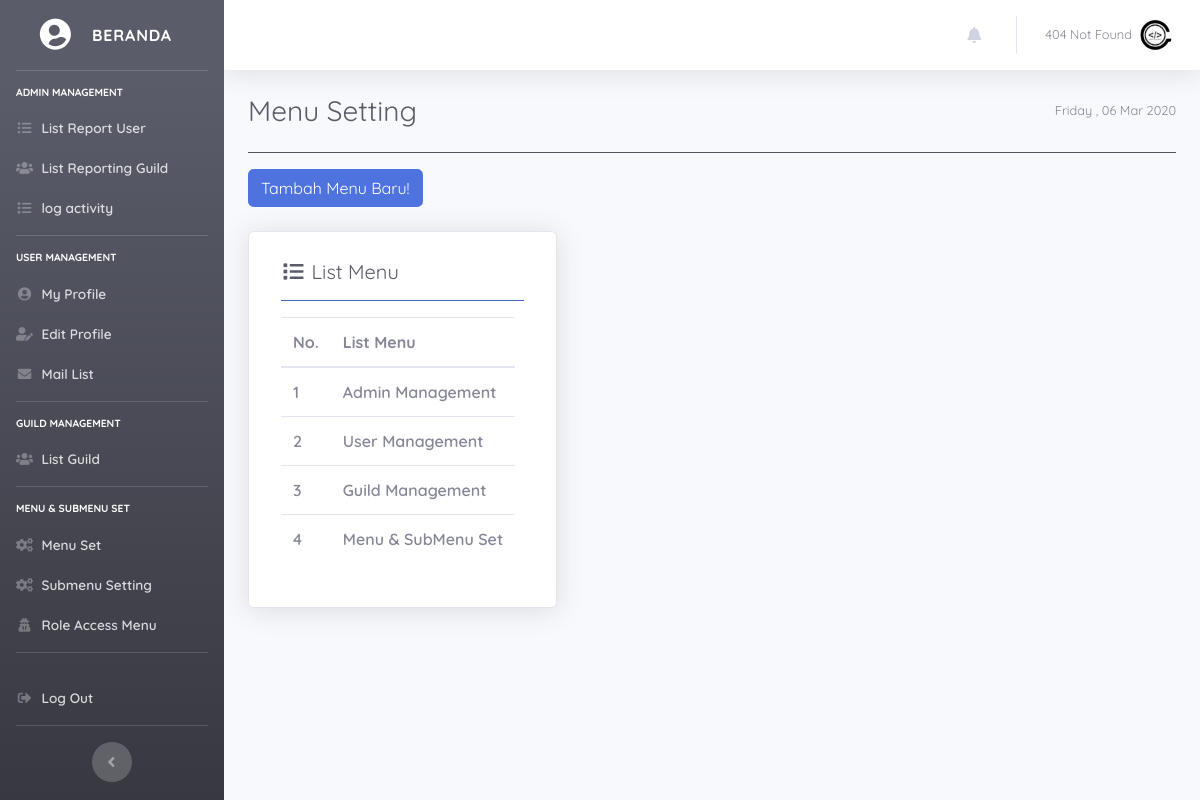
The page /attr/Admin?mod=settingMenu (signed in) on the database its author committed.
### tables this page shows
CREATE TABLE `guild_info_member` (
  `id_user` int(11) NOT NULL,
  `full_name` varchar(250) NOT NULL,
  `username` varchar(200) NOT NULL,
  `password` varchar(250) NOT NULL,
  `role` int(1) NOT NULL,
  `email` varchar(155) NOT NULL,
  `biografi` text NOT NULL,
  `foto_profil` varchar(250) NOT NULL,
  `tgl_join` date NOT NULL,
  `is_aktif` int(1) NOT NULL,
  `guild_id` int(11) NOT NULL,
  `gender` int(1) NOT NULL,
  `tgl_lahir` date NOT NULL
);

CREATE TABLE `menu` (
  `id_menu` int(11) NOT NULL,
  `menu` varchar(250) NOT NULL
);

CREATE TABLE `sub_menu` (
  `id` int(11) NOT NULL,
  `menu_id` int(11) NOT NULL,
  `title` varchar(250) NOT NULL,
  `url` varchar(250) NOT NULL,
  `is_aktif` int(1) NOT NULL,
  `icon` varchar(250) NOT NULL
);

### config/config.php (called while the page is built, shortened)
<?php
$hostname = 'localhost';
$username = 'root';
$pass = '';
$dbname = 'guild';
$conn = mysqli_connect($hostname,$username,$pass,$dbname);
function query($query) {
    global $conn;
    $result = mysqli_query($conn, $query);
    $rows   = [];
    while ($row = mysqli_fetch_assoc($result)) {
        $rows[] = $row;
    }
    return $rows;
}
?>

### attr/Admin/menu/menu_admin.php (the view, shortened to what this page needs)
<div class="d-sm-flex align-items-center justify-content-between mb-4">
    <h1 class="h3 mb-0 text-gray-800">Menu Setting</h1>
    <span class="text-muted small"><?= date('l , d M Y') ?></span>
</div>
<hr class="bg-dark">
<?php
$menu = "SELECT * FROM menu";
$view = query($menu);
?>
<button type="button" class="btn btn-primary" data-toggle="modal" data-target="#newMenuModal">
  Tambah Menu Baru!
</button>
<div class="card shadow h-100 py-2 my-4 col-md-4">
    <div class="card-body">
        <h5 class="h5 mb-3 text-dark">
            <i class="fas fa-list fa-fw"></i> List Menu</h5>
              <hr class="bg-primary">
                <table class="table table-hover table-inverse table-responsive">
                    <thead class="thead-inverse">
                        <tr>
                            <th>No.</th>
                            <th>List Menu</th>
                        </tr>
                        </thead>
                        <tbody>
                            <?php $i = 1; ?>
                            <?php foreach($view as $v) : ?>
                            <tr>
                                <td><?= $i++ ?></td>
                                <td><?= $v['menu'] ?></td>
                            </tr>
                            <?php endforeach ?>
                        </tbody>
                </table>
    </div>
</div>

### attr/temp/auth_header.php (shortened to what this page needs)
<?php
require_once '../../config/config.php';
$guild_session = $_SESSION['log_'];
$data_query = "SELECT * FROM guild_info_member INNER JOIN guild_role ON guild_role.id_role = guild_info_member.role WHERE username = '$guild_session' or email = '$guild_session'";
$query    = mysqli_query($conn,$data_query);
$detail = mysqli_fetch_assoc($query);
?>
<!DOCTYPE html>
<html lang="id">
<head>
  <link
    href="<?= base_url;?>/assets/vendor/fontawesome-free/css/all.min.css"
    rel="stylesheet" type="text/css">
  <link href="<?= base_url;?>/assets/css/sb-admin-2.css"
    rel="stylesheet">
  <link href="<?= base_url;?>/assets/css/style.css" rel="stylesheet">
  <link
    href="<?= base_url;?>/assets/vendor/lightbox/css/lightbox.min.css"
    rel="stylesheet">
</head>
<body id="page-top">
  <?php foreach($query as $row): ?>
  <div id="wrapper">
    <ul class="navbar-main navbar-nav bg-gradient-dark sidebar sidebar-dark accordion navbar-dark"
      id="accordionSidebar">
      <a class="sidebar-brand d-flex align-items-center justify-content-center" href="?mod=home">
        <div class="sidebar-brand-icon rotate-n-15">
          <i class="fa fa-user-circle fa-fw" aria-hidden="true"></i>
        </div>
        <div class="sidebar-brand-text mx-3">Beranda</div>
      </a>
      <hr class="sidebar-divider">
      <?php
      $id_role = $detail['id_role'];
      $queryMenu = "SELECT menu.id_menu , menu.menu FROM menu JOIN access_menu ON  menu.id_menu = access_menu.id_menu WHERE access_menu.id_role  = '$id_role' ORDER BY access_menu.id_menu ASC ";
      $tampilkanMenu = mysqli_query($conn,$queryMenu);
      ?>
      <?php foreach($tampilkanMenu as $m) : ?>
      <div class="sidebar-heading display-4 text-white">
        <?= $m['menu']; ?>
      </div>
      <?php
      $menuId = $m['id_menu'];
      $querySubMenu = "SELECT * FROM sub_menu WHERE menu_id = '$menuId' AND is_aktif =1 ";
      $tampilkanSubMenu = query($querySubMenu);
      ?>
      <?php foreach($tampilkanSubMenu as $sub) : ?>
      <li class="nav-item">
        <a class="nav-link pb-0"
          href="?mod=<?= $sub['url'] ?>">
          <i class="<?= $sub['icon']; ?> fa-fw"
            aria-hidden="true"></i>
          <span><?= $sub['title'] ?></span></a>
      </li>
      <?php endforeach; ?>
      <hr class="sidebar-divider mt-3">
      <?php endforeach; ?>
      <li class="nav-item">
        <a class="nav-link" href="<?= base_url; ?>/attr/auth_out"
          data-toggle="modal" data-target="#logoutModal">
          <i class="fas fa-fw fa-sign-out-alt"></i>
          <span>Log Out</span></a>
      </li>
      <hr class="sidebar-divider d-none d-md-block">
      <div class="text-center d-none d-md-inline">
        <button class="rounded-circle border-0" id="sidebarToggle"></button>
      </div>
    </ul>
    <div id="content-wrapper" class="d-flex flex-column">
      <div id="content">
        <nav class="navbar navbar-expand navbar-light bg-white topbar mb-4 static-top shadow">
          <ul class="navbar-nav ml-auto">
            <?php if($detail['id_role'] === '1') : ?>
            <li class="nav-item dropdown no-arrow mx-1">
              <a class="nav-link dropdown-toggle" href="#" id="alertsDropdown" role="button" data-toggle="dropdown"
                aria-haspopup="true" aria-expanded="false">
                <i class="fas fa-bell fa-fw"></i>
              </a>
            </li>
            <?php endif ?>
            <li class="nav-item dropdown no-arrow">
              <a class="nav-link dropdown-toggle" href="#" id="userDropdown" role="button" data-toggle="dropdown"
                aria-haspopup="true" aria-expanded="false">
                <span class="mr-2 d-lg-inline text-gray-600 small"><?= $detail['full_name']; ?></span>
                <img class="img-profile rounded-circle"
                  src="../../assets/img/user-icon/<?= $detail['foto_profil'] ?>"
                  alt="Profil Saya">
              </a>
            </li>
          </ul>
        </nav>
        <?php endforeach ?>

### rows shown on the page
guild_info_member: full_name "404 Not Found", foto_profil (picture)
menu: menu "ADMIN MANAGEMENT", menu "Admin Management"
sub_menu: title "List Report User"
sub_menu: title "List Reporting Guild"
sub_menu: title "log activity"
menu: menu "USER MANAGEMENT", menu "User Management"
sub_menu: title "My Profile"
sub_menu: title "Edit Profile"
sub_menu: title "Mail List"
menu: menu "GUILD MANAGEMENT", menu "Guild Management"
sub_menu: title "List Guild"
menu: menu "MENU & SUBMENU SET", menu "Menu & SubMenu Set"
sub_menu: title "Menu Set"
sub_menu: title "Submenu Setting"
sub_menu: title "Role Access Menu"
